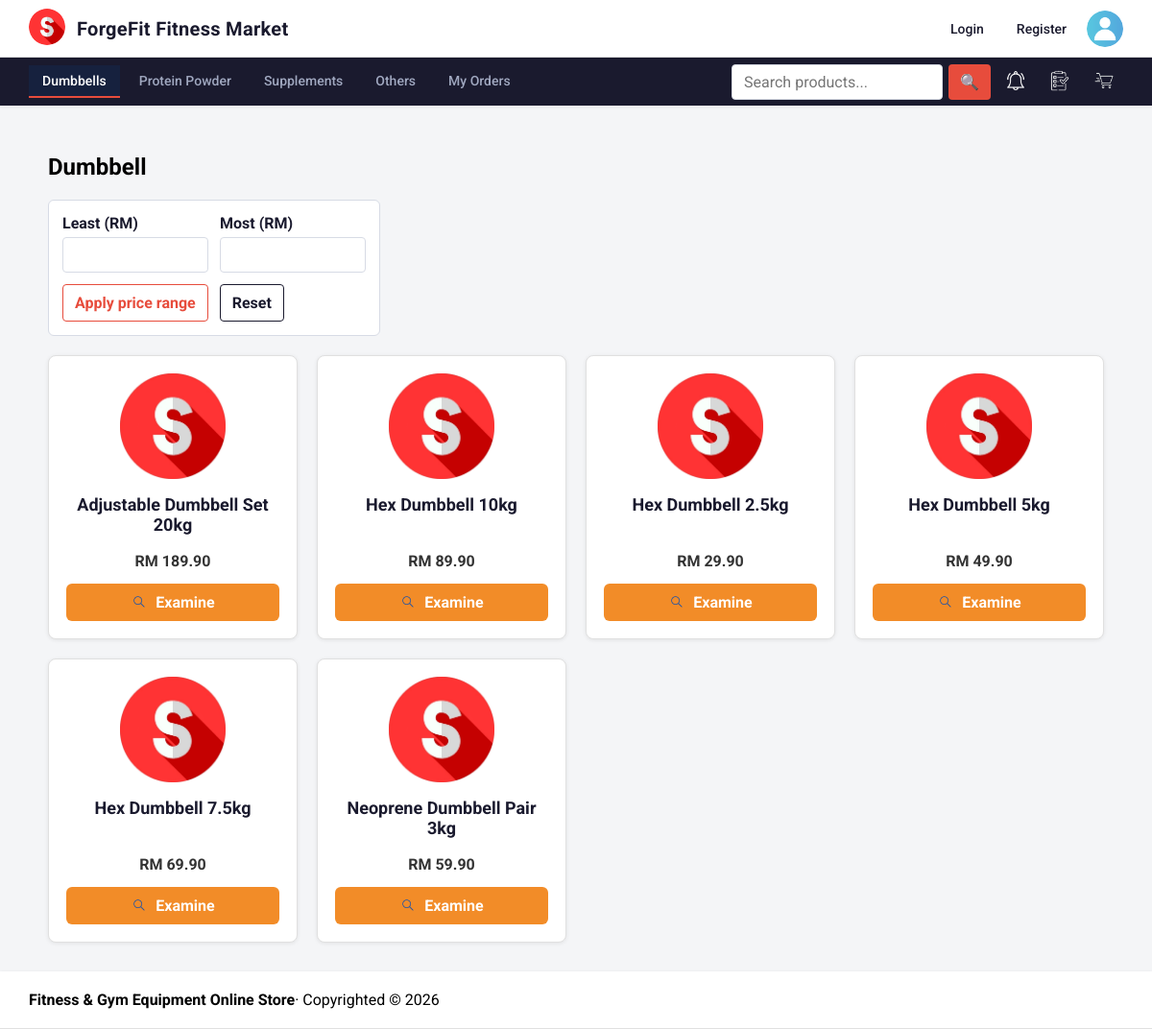
The app's page /product/category.php?category=dumbbells with its own data.
### tables this page shows
CREATE TABLE IF NOT EXISTS `product` (
    `product_id` INT AUTO_INCREMENT PRIMARY KEY,
    `category_id` INT NOT NULL,
    `product_name` VARCHAR(150) NOT NULL,
    `price` DECIMAL(10,2) NOT NULL,
    `weight` DECIMAL(8,2) NOT NULL DEFAULT 0.00,
    `description` TEXT NULL,
    `stock` INT NOT NULL DEFAULT 0,
    `availability` BOOLEAN NOT NULL DEFAULT TRUE,
    `created_at` TIMESTAMP DEFAULT CURRENT_TIMESTAMP,
    `updated_at` TIMESTAMP DEFAULT CURRENT_TIMESTAMP ON UPDATE CURRENT_TIMESTAMP,
    FOREIGN KEY (`category_id`) REFERENCES `category`(`category_id`) ON DELETE RESTRICT
);

### app/_base.php (called while the page is built, shortened)
<?php
function req($name, $default = '') {
    return isset($_REQUEST[$name]) ? trim($_REQUEST[$name]) : $default;
}
$_user = $_SESSION['user'] ?? null;
function is_admin($user = null) {
    global $_user;
    $user ??= $_user;
    return $user && in_array($user->role, ['admin', 'superadmin'], true);
}

### app/product/product_template.php (the view, shortened to what this page needs)
<section class="product-grid<?= !empty($productGridClass) ? ' ' . htmlspecialchars($productGridClass) : '' ?>">
    <?php if ($products): ?>
        <?php foreach ($products as $product): ?>
            <article
                class="product-card"
                <?php if (isset($product->id)): ?>
                    data-product-id="<?= htmlspecialchars($product->id) ?>"
                <?php endif; ?>
            >
                <div class="product-card__photo">
                    <img
                        src="<?= !empty($product->image) ? '/photos/' . htmlspecialchars($product->image) : '/images/sport.png' ?>"
                        alt="<?= htmlspecialchars($product->name) ?>"
                    >
                </div>
                <h2><?= htmlspecialchars($product->name) ?></h2>
                <?php if (isset($product->price)): ?>
                    <p>RM <?= htmlspecialchars($product->price) ?></p>
                <?php endif; ?>
                <a class="examine-button" href="/product/product.php?id=<?= htmlspecialchars($product->id) ?>">
                    <img src="/images/search.png" alt="">
                    Examine
                </a>
            </article>
        <?php endforeach; ?>
    <?php else: ?>
        <p>No products available.</p>
    <?php endif; ?>
</section>

### app/_head.php (shortened to what this page needs)
<!DOCTYPE html>
<html lang="en">
<head>
    <link rel="stylesheet" href="/css/app.css?v=<?= filemtime(__DIR__ . '/css/app.css') ?>">
</head>
<body>
    <header>
        <div class="title">
            <a href="<?= is_admin() ? '/admin/member/index.php' : '/' ?>">
                <img class="sport" src="/images/sport.png" alt="Logo">
            </a>
            <h1 class="demotitle">ForgeFit Fitness Market</h1>
            <?php if ($_user): ?>
                <a href="/user/settings.php" class="profile-link" id="profile-link" aria-haspopup="true" aria-expanded="false">
                    <h1 class="heading"><?= encode($_user->name) . ' (' . encode($_user->role) . ')' ?></h1>
                    <img class="profile-icon" src="<?= $_user->photo ? '/photos/' . encode($_user->photo) : '/images/profile.png' ?>" alt="Profile">
                </a>
                <div class="profile-menu" id="profile-menu" role="menu" aria-hidden="true">
                    <a role="menuitem" href="/user/settings.php">Settings</a>
                    <a role="menuitem" href="/user/reset.php">Forgot Password</a>
                    <a role="menuitem" href="/logout.php">Logout</a>
                </div>
            <?php else: ?>
                <div class="guest-actions" aria-label="Account actions">
                    <a class="guest-action" href="/login.php">Login</a>
                    <a class="guest-action" href="/user/register.php">Register</a>
                    <img class="profile-icon" src="/images/profile.png" alt="Profile">
                </div>
            <?php endif; ?>
        </div>
    </header>
    <nav>
        <?php if (($_navSection ?? null) === 'settings'): ?>
        <a href="/user/settings.php">Settings</a>
        <?php elseif (($_navSection ?? null) === 'forgot-password'): ?>
        <a href="/user/reset.php">Forgot Password</a>
        <?php elseif (($_navSection ?? null) === 'reset-password'): ?>
        <a href="/user/token.php?id=<?= encode($_GET['id'] ?? '') ?>">Reset Password</a>
        <?php else: ?>
        <?php if (!is_admin()): ?>
        <a href="/product/category.php?category=dumbbells" class="<?= ($_GET['category'] ?? '') === 'dumbbells' ? 'active' : '' ?>">Dumbbells</a>
        <a href="/product/category.php?category=protein_powder" class="<?= ($_GET['category'] ?? '') === 'protein_powder' ? 'active' : '' ?>">Protein Powder</a>
        <a href="/product/category.php?category=supplements" class="<?= ($_GET['category'] ?? '') === 'supplements' ? 'active' : '' ?>">Supplements</a>
        <a href="/product/category.php?category=other" class="<?= ($_GET['category'] ?? '') === 'other' ? 'active' : '' ?>">Others</a>
        <a href="/orders/history.php">My Orders</a>
        <form id="search-form" class="search-bar" action="/product/search.php" method="get">
            <input id="search-input" type="search" name="name" placeholder="Search products..." aria-label="Search products">
            <button type="submit" aria-label="Search">&#128269;</button>
        </form>
        <?php
            $reminders = [];
            $reminderCount = count($reminders);
        ?>
        <div class="notify-wrapper">
            <button
                type="button"
                class="cart-button"
                id="notify-toggle"
                aria-haspopup="true"
                aria-expanded="false"
                aria-label="Reminders (<?= $reminderCount ?> back in stock)"
            >
                <img class="notify-icon" src="/images/notify.png" alt="">
            </button>
        </div>
        <a class="cart-button" href="/product/wishlist.php" aria-label="Wishlist">
            <img src="/images/wishlist.png" alt="">
        </a>
        <?php
            $cartCount = 0;
        ?>
        <a class="cart-button" href="/cart/cart.php" aria-label="Shopping cart (<?= $cartCount ?> item<?= $cartCount === 1 ? '' : 's' ?>)">
            <img src="/images/cart.png" alt="">
        </a>
        <?php endif; ?>
        <?php endif; ?>
    </nav>
    <main>

### app/product/category.php (shortened to what this page needs)
<?php
require '../_base.php';
$cat = $_GET['category'] ?? 'all';
$least = req('least', '');
$most = req('most', '');
$categories = [
    'dumbbells' => ['label' => 'Dumbbell', 'ids' => [1]],
    'protein_powder' => ['label' => 'Protein Powder', 'ids' => [2]],
    'supplements' => ['label' => 'Supplements', 'ids' => [3]],
    'other' => ['label' => 'Others', 'ids' => [4, 5]],
];
if ($cat === 'all') {
    $where = [];
    $params = [];
    $label = 'All Products';
} elseif (isset($categories[$cat])) {
    $category = $categories[$cat];
    $placeholders = implode(',', array_fill(0, count($category['ids']), '?'));
    $where = ["category_id IN ($placeholders)"];
    $params = $category['ids'];
    $label = $category['label'];
} else {
    $cat = 'all';
    $label = 'All Products';
    $where = [];
    $params = [];
}
$where[] = 'availability = 1';
$sql = 'SELECT product_id AS id, product_name AS name, price, stock,
               (SELECT product_imageid FROM product_image WHERE product_id = product.product_id ORDER BY product_imageid LIMIT 1) AS image
        FROM product';
if ($where) {
    $sql .= ' WHERE ' . implode(' AND ', $where);
}
$sql .= ' ORDER BY product_name';
$stmt = $_db->prepare($sql);
$stmt->execute($params);
$products = $stmt->fetchAll();
include '../_head.php';
?>
<h2><?= htmlspecialchars($label) ?></h2>
<form class="price-range" method="get">
    <label>
        Least (RM)
        <input type="number" name="least" value="<?= htmlspecialchars($least) ?>" min="0" step="1" inputmode="decimal">
    </label>
    <label>
        Most (RM)
        <input type="number" name="most" value="<?= htmlspecialchars($most) ?>" min="0" step="1" inputmode="decimal">
    </label>
    <section class="price-range-actions">
        <button type="submit">Apply price range</button>
        <a href="?category=<?= htmlspecialchars($cat) ?>">Reset</a>
    </section>
</form>
<?php
$productGridClass = 'product-grid--category';
include 'product_template.php';
?>
<?php
include '../_foot.php'
?>

### app/_foot.php (shortened to what this page needs)
    </main>
    <footer>
         <b>Fitness & Gym Equipment Online Store </b> &middot;
        Copyrighted &copy; <?= date('Y') ?>
    </footer>
</body>
</html>

### records on screen
product: product_name "Adjustable Dumbbell Set 20kg", price "189.90"
product: product_name "Hex Dumbbell 10kg", price "89.90"
product: product_name "Hex Dumbbell 2.5kg", price "29.90"
product: product_name "Hex Dumbbell 5kg", price "49.90"
product: product_name "Hex Dumbbell 7.5kg", price "69.90"
product: product_name "Neoprene Dumbbell Pair 3kg", price "59.90"

### other values on screen
$label "Dumbbell"
